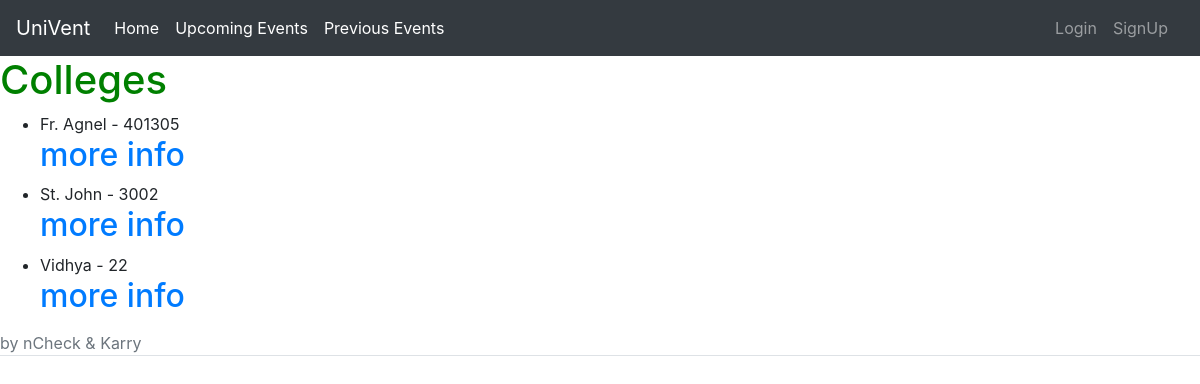
/college-list/, run on an earlier commit of the app's database.
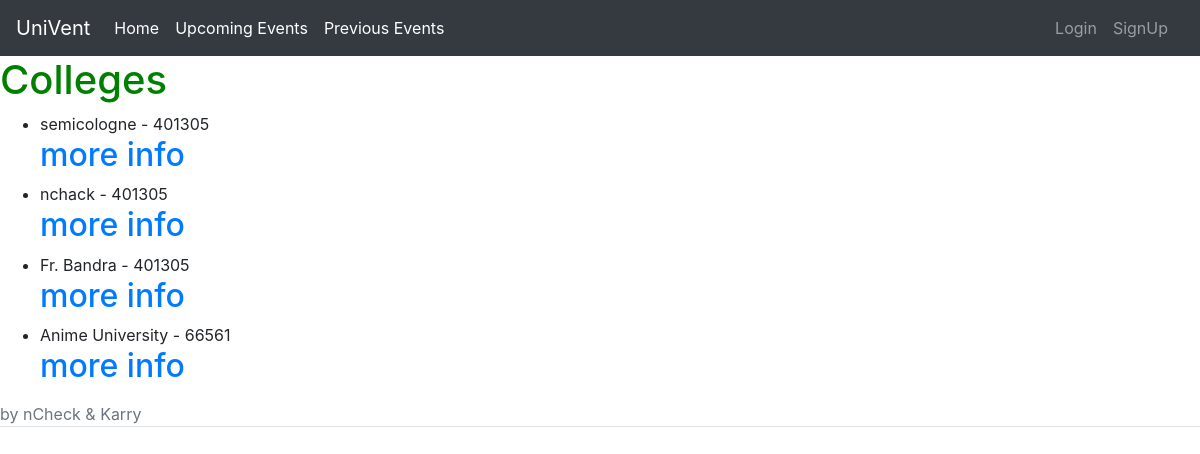
And on a later commit of the database.
### accounts/models.py (models this page shows, shortened)
class College(models.Model):
    name = models.CharField(max_length=50 , unique=True)
    pincode = models.DecimalField(max_digits=6 , decimal_places=0)
    website = models.URLField(verbose_name="website")
    photo = models.FileField(upload_to="college" , blank=True)
    slug = models.SlugField(max_length=50 , unique=True , default=slugify(name))

### accounts/views.py (the view)
# urls.py: path('college-list/' , views.CollegeListView.as_view() , name = "college-list") ,
class CollegeListView(ListView):
    template_name = 'accounts/colleges.html'
    model = College

### accounts/templates/accounts/colleges.html
{% extends 'accounts/base.html' %}
{% block content %}
    <h1>Colleges</h1>
    <ul>
    {% for college in college_list %}
        <li>{{ college.name }} - {{ college.pincode }}</li>
        <h2><a href="{% url 'college-detail' slug=college.slug %}">more info</a> </h2>
    {% empty %}
        <li>No articles yet.</li>
    {% endfor %}
    </ul>
{% endblock %}

### accounts/templates/accounts/base.html (shortened to what this page needs)
{% load static %}
<!DOCTYPE html>
<html lang="en">
<head>
    <link rel="stylesheet" href="{% static 'css/bootstrap.css' %}" type="text/css">
    <link rel="stylesheet" href="{% static 'css/bootstrap-reboot.css' %}" type="text/css">
    <link rel="stylesheet" href="{% static 'css/mydef.css' %}" type="text/css">
    <nav class="navbar navbar-expand-lg navbar-dark bg-dark m-auto">
  <a class="navbar-brand" href="#">UniVent</a>
  <div class="collapse navbar-collapse" id="navbarNav">
    <ul class="navbar-nav">
      <li class="nav-item active">
        <a class="nav-link mr-auto ml-auto" href="#">Home</a>
      </li>
      <li class="nav-item mr-auto ml-auto active">
        <a class="nav-link" href="#">Upcoming Events</a>
      </li>
      <li class="nav-item mr-auto ml-auto active">
        <a class="nav-link" href="#">Previous Events</a>
      </li>
    </ul>
      <ul class="nav navbar-nav ml-auto mr-2">
          {% if user.is_authenticated %}
              <li>
              <a class="nav-link" href="{% url 'register-college' %}">Register College</a>
              </li>
              <li>
                <a class="nav-link disabled" href="{% url 'logout' %}">Logout</a>
              </li>
          {% else %}
              <li>
              <a class="nav-link btn-outline-dark" href="{% url 'login' %}">Login</a>
              </li>
              <li>
              <a class="nav-link btn-outline-dark" href="{% url 'signup' %}">SignUp</a>
              </li>
          {% endif %}
      </ul>
  </div>
</nav>
</head>
<body>
    {% block content %}
    {% endblock %}
<footer class="border-bottom text-muted align-content-center"> by nCheck & Karry</footer>
</body>
</html>

### accounts/static/css/mydef.css (style rules this page uses)
h1 { color: green; }

What changed in the data, as far as the page shows it:
removed College: name "St. John", pincode "3002"
removed College: name "Vidhya", pincode "22"
changed College: name "Fr. Agnel" → "semicologne"
added College: name "nchack", pincode "401305"
added College: name "Fr. Bandra", pincode "401305"
added College: name "Anime University", pincode "66561"
